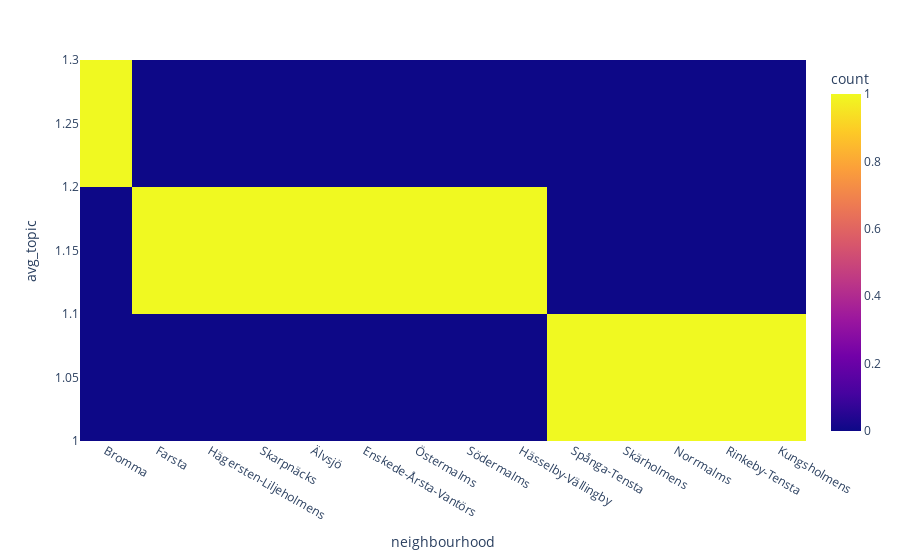

Notebook cell for this chart:
### Code cell
px.density_heatmap(avg_topic_by_neighbourhood,
                   x='neighbourhood', y='avg_topic')

### Figure 1 — Plotly figure (JSON) as saved in the notebook; plotly's stock layout.template omitted (floating-point values rounded to 4 significant figures)
{"data": [{"coloraxis": "coloraxis", "hovertemplate": "neighbourhood=%{x}<br>avg_topic=%{y}<br>count=%{z}<extra></extra>", "name": "", "type": "histogram2d", "x": ["Bromma", "Farsta", "Hägersten-Liljeholmens", "Skarpnäcks", "Älvsjö", "Enskede-Årsta-Vantörs", "Östermalms", "Södermalms", "Hässelby-Vällingby", "Spånga-Tensta", "Skärholmens", "Norrmalms", "Rinkeby-Tensta", "Kungsholmens"], "xaxis": "x", "xbingroup": "x", "y": [1.206, 1.173, 1.163, 1.159, 1.143, 1.141, 1.115, 1.113, 1.109, 1.075, 1.063, 1.05, 1.037, 1.032], "yaxis": "y", "ybingroup": "y"}], "layout": {"coloraxis": {"colorbar": {"title": {"text": "count"}}, "colorscale": [[0, "#0d0887"], [0.1111, "#46039f"], [0.2222, "#7201a8"], [0.3333, "#9c179e"], [0.4444, "#bd3786"], [0.5556, "#d8576b"], [0.6667, "#ed7953"], [0.7778, "#fb9f3a"], [0.8889, "#fdca26"], [1, "#f0f921"]]}, "legend": {"tracegroupgap": 0}, "margin": {"t": 60}, "xaxis": {"anchor": "y", "domain": [0, 1], "title": {"text": "neighbourhood"}}, "yaxis": {"anchor": "x", "domain": [0, 1], "title": {"text": "avg_topic"}}}}
